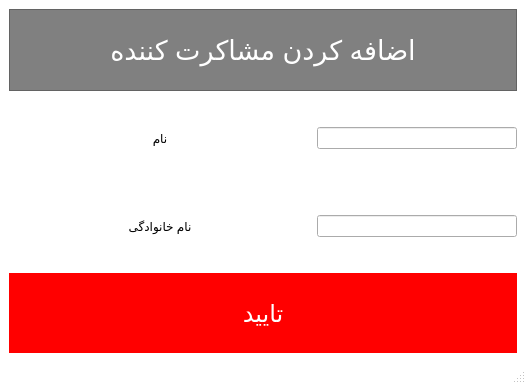
<?xml version="1.0" encoding="UTF-8"?>
<ui version="4.0">
 <class>MainWindow</class>
 <widget class="QMainWindow" name="MainWindow">
  <property name="geometry">
   <rect>
    <x>0</x>
    <y>0</y>
    <width>526</width>
    <height>384</height>
   </rect>
  </property>
  <property name="windowTitle">
   <string>MainWindow</string>
  </property>
  <property name="styleSheet">
   <string notr="true">QMainWindow{
	background-color:white;
}</string>
  </property>
  <widget class="QWidget" name="centralwidget">
   <layout class="QVBoxLayout" name="verticalLayout_2">
    <item>
     <widget class="QFrame" name="frame">
      <property name="styleSheet">
       <string notr="true">QFrame{
	background:grey;
}</string>
      </property>
      <property name="frameShape">
       <enum>QFrame::StyledPanel</enum>
      </property>
      <property name="frameShadow">
       <enum>QFrame::Raised</enum>
      </property>
      <layout class="QVBoxLayout" name="verticalLayout">
       <item>
        <widget class="QLabel" name="label">
         <property name="font">
          <font>
           <pointsize>20</pointsize>
          </font>
         </property>
         <property name="layoutDirection">
          <enum>Qt::LeftToRight</enum>
         </property>
         <property name="styleSheet">
          <string notr="true">QLabel{
	color:white;
}</string>
         </property>
         <property name="text">
          <string>اضافه کردن مشاکرت کننده</string>
         </property>
         <property name="alignment">
          <set>Qt::AlignCenter</set>
         </property>
        </widget>
       </item>
      </layout>
     </widget>
    </item>
    <item>
     <layout class="QHBoxLayout" name="horizontalLayout">
      <property name="topMargin">
       <number>30</number>
      </property>
      <property name="bottomMargin">
       <number>30</number>
      </property>
      <item>
       <widget class="QLabel" name="label_2">
        <property name="layoutDirection">
         <enum>Qt::RightToLeft</enum>
        </property>
        <property name="text">
         <string>نام</string>
        </property>
        <property name="alignment">
         <set>Qt::AlignCenter</set>
        </property>
       </widget>
      </item>
      <item>
       <widget class="QLineEdit" name="lineEdit">
        <property name="minimumSize">
         <size>
          <width>200</width>
          <height>0</height>
         </size>
        </property>
        <property name="maximumSize">
         <size>
          <width>200</width>
          <height>16777215</height>
         </size>
        </property>
       </widget>
      </item>
     </layout>
    </item>
    <item>
     <layout class="QHBoxLayout" name="horizontalLayout_2">
      <property name="topMargin">
       <number>30</number>
      </property>
      <property name="bottomMargin">
       <number>30</number>
      </property>
      <item>
       <widget class="QLabel" name="label_3">
        <property name="text">
         <string>نام خانوادگی</string>
        </property>
        <property name="alignment">
         <set>Qt::AlignCenter</set>
        </property>
       </widget>
      </item>
      <item>
       <widget class="QLineEdit" name="lineEdit_2">
        <property name="minimumSize">
         <size>
          <width>200</width>
          <height>0</height>
         </size>
        </property>
        <property name="maximumSize">
         <size>
          <width>200</width>
          <height>16777215</height>
         </size>
        </property>
       </widget>
      </item>
     </layout>
    </item>
    <item>
     <widget class="QPushButton" name="pushButton">
      <property name="minimumSize">
       <size>
        <width>0</width>
        <height>80</height>
       </size>
      </property>
      <property name="font">
       <font>
        <pointsize>18</pointsize>
       </font>
      </property>
      <property name="styleSheet">
       <string notr="true">QPushButton{
	border:0px;
	background-color:red;
	color:white;
}

QPushButton:pressed{
	background-color:palered;
}
</string>
      </property>
      <property name="text">
       <string>تایید</string>
      </property>
     </widget>
    </item>
   </layout>
  </widget>
  <widget class="QStatusBar" name="statusbar"/>
 </widget>
 <resources/>
 <connections/>
</ui>
